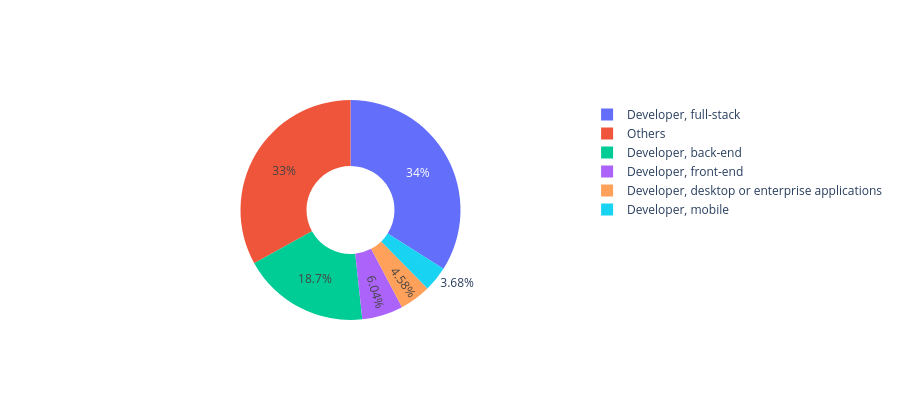

Here is the notebook cell this chart was saved with:
### Code cell
# Top 5 + Others
top5 = df['DevType'].value_counts().nlargest(5)
others = df['DevType'].value_counts().iloc[5:].sum()

career_clean = top5.copy()
career_clean['Others'] = others

fig_clean = go.Figure([
    go.Pie(
        labels=career_clean.index,
        values=career_clean.values,
        hole=0.4
    )
])

fig_clean.update_layout(
    template='plotly_white',
    height=400
)

### Figure 1 — Plotly figure (JSON) as saved in the notebook; plotly's stock layout.template omitted (floating-point values rounded to 4 significant figures)
{"data": [{"hole": 0.4, "labels": ["Developer, full-stack", "Developer, back-end", "Developer, front-end", "Developer, desktop or enterprise applications", "Developer, mobile", "Others"], "type": "pie", "values": [17431, 9586, 3100, 2348, 1887, 16941]}], "layout": {"height": 400}}
